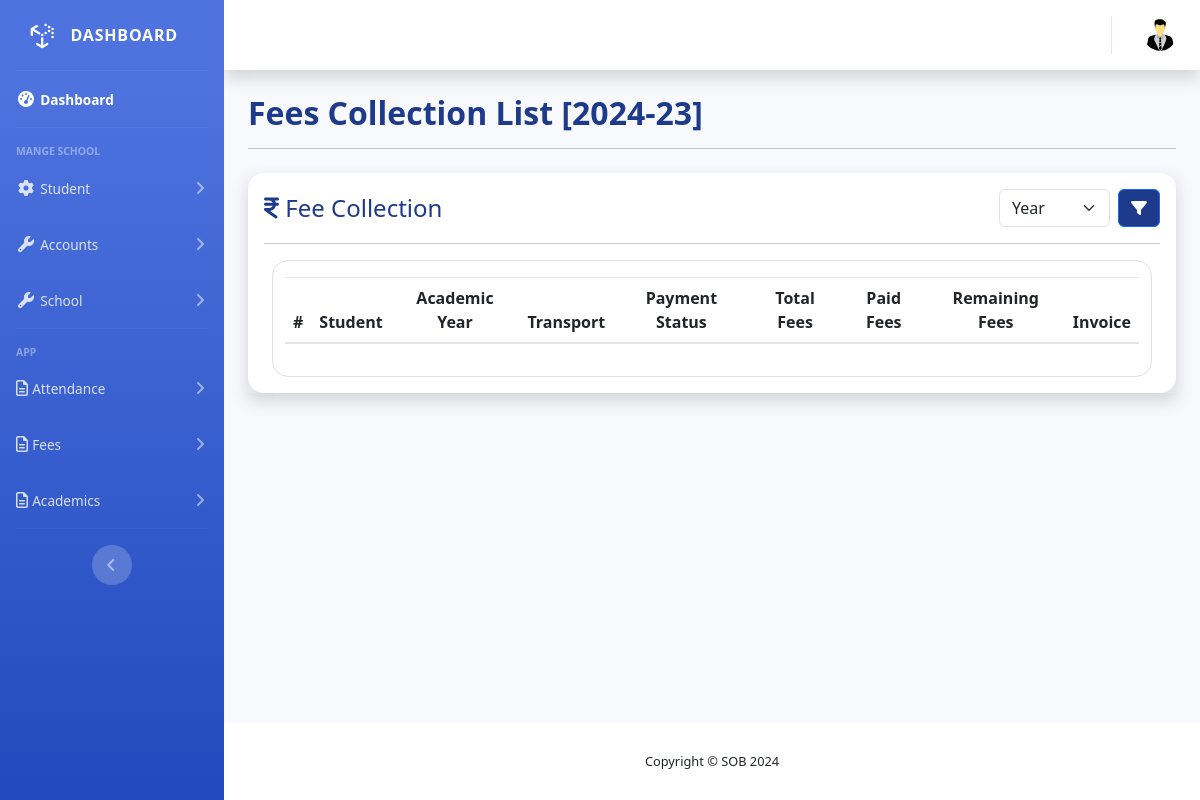
Before: /fees/fees-collections/ with the older database file.
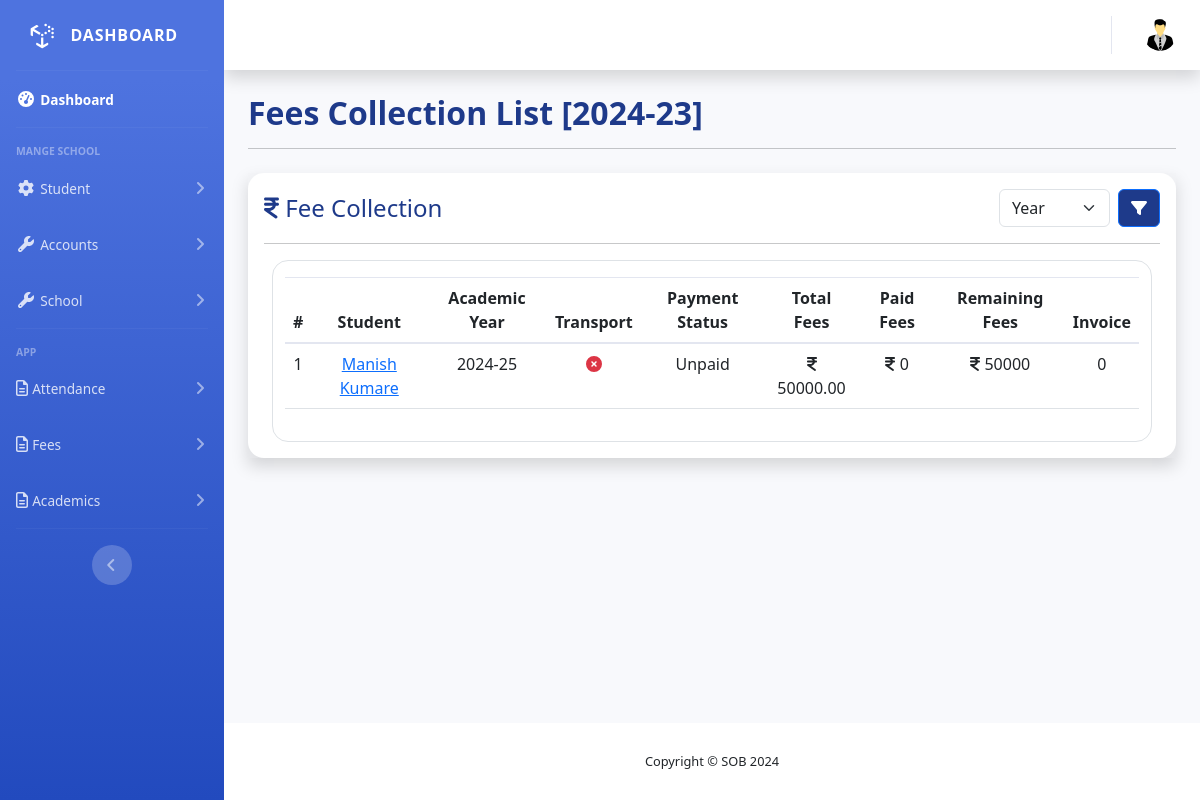
After: the same page with the newer database file.
### school_fees/models.py (models this page shows, shortened)
class FeesCollection(models.Model):
    PAYMENT_STATUS_CHOICES = (
        ('complete_paid', 'Complete Paid'),
        ('partially_paid', 'Partially Paid'),
        ('unpaid', 'Unpaid'),
    )
    enrollment = models.OneToOneField(Enrollment, on_delete=models.CASCADE, related_name='fees_collection')
    fees_structure = models.ForeignKey(FeesStructure, on_delete=models.PROTECT, related_name='fees_collection')
    transport = models.ForeignKey(TransportFees, on_delete=models.CASCADE, related_name='fees_collection', null=True, blank=True)
    school_fee_concession = models.PositiveIntegerField(default=0)
    paid_school_fee = models.PositiveIntegerField(default=0)
    transport_fee_concession = models.PositiveIntegerField(default=0)
    paid_transport_fee = models.PositiveIntegerField(default=0)
    payment_status = models.CharField(max_length=20, choices=PAYMENT_STATUS_CHOICES, default='unpaid')
    remaning_amount = models.PositiveIntegerField(default=0)
    total_paid_fees = models.PositiveIntegerField(default=0)
    history = HistoricalRecords()
    def final_school_fee(self):
        return self.fees_structure.school_fee - self.school_fee_concession if self.fees_structure else 0
    def final_transport_fee(self):
        return (self.transport.transport_fee if self.transport else 0) - (self.transport_fee_concession if self.transport else 0)
    def total_fees(self):
        school_fee = self.final_school_fee()
        transport_fee = self.final_transport_fee()
        return school_fee + transport_fee

class FeesStructure(models.Model):
    class_name = models.ForeignKey(Class, on_delete=models.CASCADE, related_name='fees_structure', verbose_name='Class')
    academic_year = models.ForeignKey(AcademicYear, on_delete=models.PROTECT, related_name='fees_structure')
    school_fee = models.DecimalField(max_digits=10, decimal_places=2 , verbose_name='School Fee')
    history = HistoricalRecords()
    class Meta:
        unique_together = ('class_name', 'academic_year')

### student/models.py (models this page shows, shortened)
class Enrollment(models.Model):
    student = models.ForeignKey(Student, on_delete=models.CASCADE, related_name='enrollments')
    academic_year = models.ForeignKey(AcademicYear, on_delete=models.CASCADE, related_name='enrollments')
    standard = models.ForeignKey(Class, on_delete=models.CASCADE, related_name='enrollments')
    enrollment_date = models.DateField(auto_now_add=True)
    cancel_enroll = models.BooleanField(default=False)
    class Meta:
        unique_together = ('student','academic_year')

class Student(models.Model):
    user = models.OneToOneField(User, on_delete=models.CASCADE, related_name='student', null=True, blank=True)
    first_name = models.CharField(max_length=100)
    last_name = models.CharField(max_length=100)
    date_of_birth = models.DateField()
    gender = models.CharField(max_length=10, choices=[('male', 'Male'), ('female', 'Female')])
    adhar_number = models.CharField(
        max_length=12,  # Ensures the field allows a maximum of 12 characters
        validators=[RegexValidator(r'^\d{12}$', message="Aadhar number must be exactly 12 digits.")],
        unique=True,  # Enforces uniqueness in the database
        verbose_name="Aadhar Number"
    )
    religion = models.CharField(max_length=50, choices=RELIGION_CHOICES)
    photo = models.ImageField(upload_to='student_photos/', blank=True, null=True, verbose_name="Student Photo", help_text="Upload a valid image file (JPG, PNG, etc.) not exceeding 500 KB.", height_field=None, width_field=None)
    profile_creation_date = models.DateField(auto_now_add=True)
    last_school_name = models.CharField(max_length=255)
    last_class_attended = models.CharField(max_length=100)
    examination_board = models.CharField(max_length=100)
    percentage_or_grade = models.CharField(max_length=50)  # Can store percentage or grade
    leaving_certificate_date = models.DateField(null=True, blank=True)
    leaving_certificate_number = models.CharField(max_length=100)
    nationality = models.CharField(max_length=10, choices=[('in', 'India'), ('o', 'Other')])
    residential_address = models.TextField(max_length=70)
    residential_city = models.CharField(max_length=100)
    residential_state = models.CharField(max_length=100 , choices=INDIAN_STATES)
    residential_pin_code = models.CharField(max_length=6, validators=[RegexValidator(r'^\d{6}$')])
    permanent_address = models.TextField(max_length=70)
    permanent_city = models.CharField(max_length=100)
    permanent_state = models.CharField(max_length=100, choices=INDIAN_STATES)
    permanent_pin_code = models.CharField(max_length=6, validators=[RegexValidator(r'^\d{6}$')])
    local_guardian_name = models.CharField(max_length=100, null=True, blank=True)
    local_guardian_mobile = models.CharField(max_length=15, null=True, blank=True)
    local_guardian_address = models.TextField(null=True, blank=True)
    local_guardian_health_problem = models.TextField(null=True, blank=True)
    relation_to_guardian = models.CharField(max_length=50, blank=True, null=True, help_text="Relation to the guardian, e.g. Uncle, Aunt")
    father_name = models.CharField(max_length=100)
    father_age = models.IntegerField(null=True, blank=True)
    father_education = models.CharField(max_length=100, null=True, blank=True)
    father_occupation = models.CharField(max_length=100, null=True, blank=True)
    father_organisation = models.CharField(max_length=100, null=True, blank=True)
    father_designation = models.CharField(max_length=100,null=True, blank=True)
    father_languages_known = models.CharField(max_length=200, null=True, blank=True)
    father_mobile_number = models.CharField(max_length=10)
    father_email = models.EmailField(null=True, blank=True)
    father_phone = models.CharField(max_length=20, null=True, blank=True)
    father_annual_income = models.DecimalField(max_digits=12, decimal_places=2,null=True, blank=True)
    mother_name = models.CharField(max_length=100)
    mother_age = models.IntegerField(null=True, blank=True)
    mother_education = models.CharField(max_length=100,null=True, blank=True)
    mother_occupation = models.CharField(max_length=100,null=True, blank=True)
    mother_organisation = models.CharField(max_length=100,null=True, blank=True)
    mother_designation = models.CharField(max_length=100,null=True, blank=True)
    mother_languages_known = models.CharField(max_length=200, null=True, blank=True)
    mother_mobile_number = models.CharField(max_length=10)
    mother_email = models.EmailField(null=True, blank=True)
    mother_phone = models.CharField(max_length=20,null=True, blank=True)
    mother_annual_income = models.DecimalField(max_digits=12, decimal_places=2,null=True, blank=True)
    def get_full_name(self):
        return f"{self.first_name} {self.last_name}"

### core/models.py (models this page shows, shortened)
class AcademicYear(models.Model):
    name = models.CharField(max_length=8, unique=True)
    start_date = models.DateField()
    end_date = models.DateField()
    is_active = models.BooleanField(default=False)
    def __str__(self):
        return self.name

### school_fees/views.py (the view)
# urls.py: path('fees-collections/', FeesCollectionListView.as_view(), name='fees-collection-list'),
class FeesCollectionListView(ListView):
    model = FeesCollection
    template_name = 'school_fees/fees_collection_list.html'  # Template to render the list of students
    context_object_name = 'feescollection'
    def get_context_data(self, **kwargs):
        context = super().get_context_data(**kwargs)
        context['academic_years'] = AcademicYear.objects.filter(is_active=True)
        return context

### school_fees/templates/school_fees/fees_collection_list.html (shortened to what this page needs)
{% extends "base.html" %}
{% load static %}
{% load humanize %}
{% block head %}
<link rel="stylesheet" href="https://cdnjs.cloudflare.com/ajax/libs/twitter-bootstrap/5.3.0/css/bootstrap.min.css">
<link rel="stylesheet" href="https://cdn.datatables.net/2.1.8/css/dataTables.bootstrap5.css">
{% endblock head %}
{% block main %}
<div class="container">
  <h2 class="fw-bold text-center text-lg-start" style="color:#1E3A8A;">Fees Collection List [2024-23]</h2>
  <hr class="">
<div class="row">
  <div class="col my-2">
    <div class="table-responsive shadow">
      <div class="card border-0 rounded-4 shadow-lg">
        <div class="card-body">
          <div class="d-flex align-items-center justify-content-between mb-3">
            <h4 class="text-center mb-0" style="color:#1E3A8A;">
              <i class="fa-solid fa-indian-rupee-sign"></i> Fee Collection
            </h4>
            <form action="" method="get" class="d-flex">
              <div class="me-2">
                <select class="form-select" id="class-filter" name="ay">
                  <option selected value="no-select">Year</option>
                </select>
              </div>
              <button type="submit" id="filter-btn" class="btn btn-primary" style="background-color:#1E3A8A;">
                <i class="fa-solid fa-filter"></i>
              </button>
            </form>
          </div>
          <hr>
          <div class="row border rounded-4 mx-2">
            <div class="col-12">
              <div class="table-responsive my-3">
                <table id="feesCollectionTable" class="table" style="width:100%">
                  <thead>
                    <tr>
                      <th class="text-center">#</th>
                      <th class="text-center">Student</th>
                      <th class="text-center">Academic Year</th>
                      <th class="text-center">Transport</th>
                      <th class="text-center">Payment Status</th>
                      <th class="text-center">Total Fees</th>
                      <th class="text-center">Paid Fees</th>
                      <th class="text-center">Remaining Fees</th>
                      <th class="text-center">Invoice</th>
                    </tr>
                  </thead>
                  <tbody>
                    {% for fees in feescollection %}
                    <tr>
                      <td class="text-center">{{forloop.counter}}</td>
                      <td class="text-center">
                        <a href="{% url 'fees-detail' fees.id %}">
                          {{fees.enrollment.student.get_full_name}}
                        </a>
                      </td>
                      <td class="text-center">{{fees.enrollment.academic_year}}</td>
                      <td class="text-center">
                        {% if fees.transport %}
                        <i class="fa-solid fa-circle-check text-success"></i>
                        {% else %}
                        <i class="fa-solid fa-circle-xmark text-danger"></i>
                        {% endif %}
                      </td>
                      <td class="text-center">{{fees.get_payment_status_display}}</td>
                      <td class="text-center"><i class="fa-solid fa-indian-rupee-sign"></i> {{fees.total_fees}}</td>
                      <td class="text-center"><i class="fa-solid fa-indian-rupee-sign"></i> {{fees.total_paid_fees}}</td>
                      <td class="text-center"><i class="fa-solid fa-indian-rupee-sign"></i> {{fees.remaning_amount}}</td>
                      <td class="text-center">{{fees.invoice.count}}</td>
                    </tr>
                    {% endfor %}
                  </tbody>
                </table>
              </div>
            </div>
          </div>
        </div>
      </div>
    </div>
  </div>
</div>
</div>
{% endblock main %}

Changed rows visible on the page:
added FeesCollection: enrollment.student.get_full_name "Manish Kumare", enrollment.academic_year "2024-25", payment_status "Unpaid", total_fees "50000.00", total_paid_fees "0", remaning_amount "50000", invoice.count "0"
